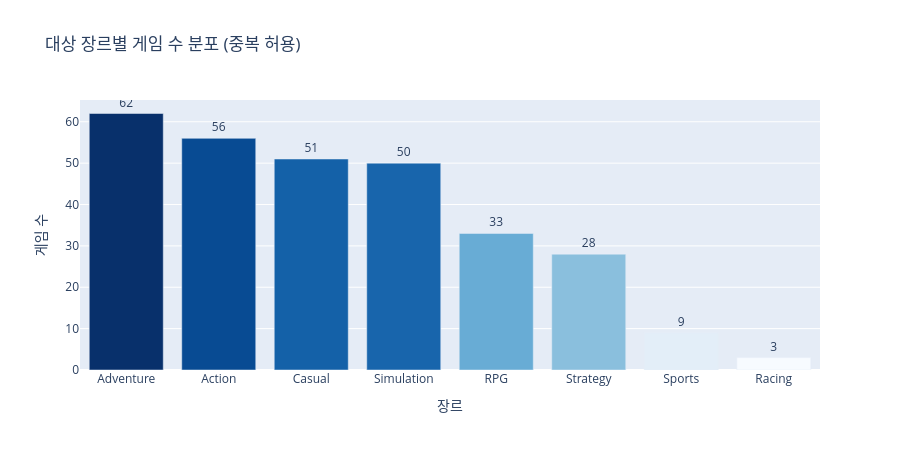

The notebook cell this image was saved under:
### Markdown cell above
## 2. 대상 장르별 게임 수 분포

8개 대상 장르(`TARGET_GENRES`) 각각에 몇 개의 게임이 속하는지 확인합니다.
한 게임이 여러 장르를 가질 수 있으므로 장르별 집계는 중복을 허용합니다.

### Code cell
TARGET_GENRES = {'Adventure', 'Casual', 'Action', 'Simulation', 'RPG', 'Strategy', 'Sports', 'Racing'}

# 대상 장르만 필터링하여 게임 수 집계
target_genre_counts = {
    genre: sum(1 for genres in df['genres'] if genre in genres)
    for genre in TARGET_GENRES
}
target_genre_df = (
    pd.DataFrame(list(target_genre_counts.items()), columns=['genre', 'count'])
    .sort_values('count', ascending=False)
    .reset_index(drop=True)
)

fig = px.bar(
    target_genre_df,
    x='genre',
    y='count',
    text='count',
    title='대상 장르별 게임 수 분포 (중복 허용)',
    labels={'genre': '장르', 'count': '게임 수'},
    color='count',
    color_continuous_scale='Blues',
)
fig.update_traces(textposition='outside')
fig.update_layout(
    xaxis_categoryorder='total descending',
    coloraxis_showscale=False,
    height=450,
)
fig.show()

print(target_genre_df.to_string(index=False))

### Figure 1 — Plotly figure (JSON) as saved in the notebook; plotly's stock layout.template omitted (floating-point values rounded to 4 significant figures)
{"data": [{"hovertemplate": "장르=%{x}<br>게임 수=%{marker.color}<extra></extra>", "legendgroup": "", "marker": {"color": [62, 56, 51, 50, 33, 28, 9, 3], "coloraxis": "coloraxis", "pattern": {"shape": ""}}, "name": "", "orientation": "v", "showlegend": false, "text": [62.0, 56.0, 51.0, 50.0, 33.0, 28.0, 9.0, 3.0], "textposition": "outside", "type": "bar", "x": ["Adventure", "Action", "Casual", "Simulation", "RPG", "Strategy", "Sports", "Racing"], "xaxis": "x", "y": [62, 56, 51, 50, 33, 28, 9, 3], "yaxis": "y"}], "layout": {"barmode": "relative", "coloraxis": {"colorbar": {"title": {"text": "게임 수"}}, "colorscale": [[0, "rgb(247,251,255)"], [0.125, "rgb(222,235,247)"], [0.25, "rgb(198,219,239)"], [0.375, "rgb(158,202,225)"], [0.5, "rgb(107,174,214)"], [0.625, "rgb(66,146,198)"], [0.75, "rgb(33,113,181)"], [0.875, "rgb(8,81,156)"], [1, "rgb(8,48,107)"]], "showscale": false}, "height": 450, "legend": {"tracegroupgap": 0}, "title": {"text": "대상 장르별 게임 수 분포 (중복 허용)"}, "xaxis": {"anchor": "y", "categoryorder": "total descending", "domain": [0, 1], "title": {"text": "장르"}}, "yaxis": {"anchor": "x", "domain": [0, 1], "title": {"text": "게임 수"}}}}
